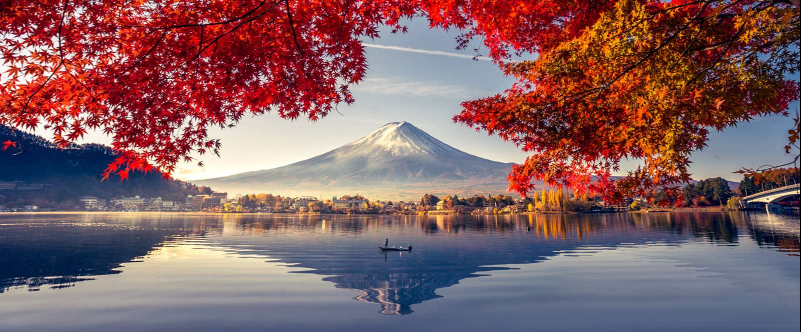
#> input picture playing-with-images/landscape.jpeg, 1601 x 664 px (shown at 1/2 size)
$ python resize.py
#> lines starting #> are read from the running program, lines starting #| are printed output that depends on the picture
import cv2
import numpy as np
import matplotlib.pyplot as plt

image = cv2.imread("landscape.jpeg", 1)
#> image is the input picture: shape (664, 1601, 3); mean B, G, R 98.9, 95.2, 131
# Loading the image

half = cv2.resize(image, (0, 0), fx = 0.1, fy = 0.1)
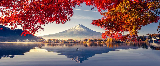
#> half: shape (66, 160, 3); mean B, G, R 99.2, 95.7, 131.9
bigger = cv2.resize(image, (1050, 1610))
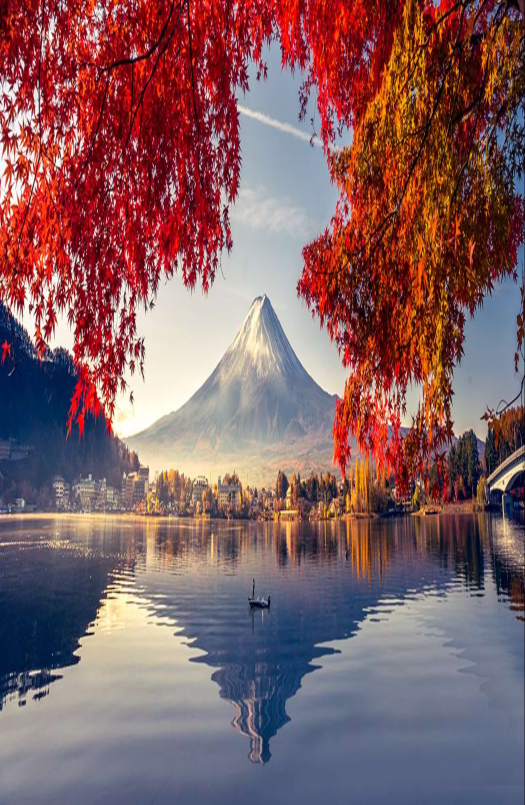
#> bigger: shape (1610, 1050, 3) (shown at 1/2 size); mean B, G, R 98.8, 95.1, 130.9

stretch_near = cv2.resize(image, (780, 540),
            interpolation = cv2.INTER_NEAREST)
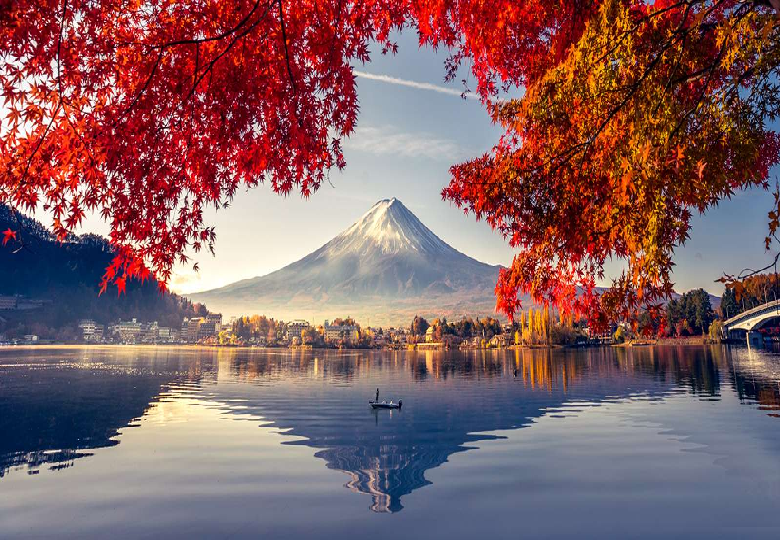
#> stretch_near: shape (540, 780, 3); mean B, G, R 98.8, 95.2, 131.1


Titles = ["Original", "Half", "Bigger", "Interpolation Nearest"]
images = [image, half, bigger, stretch_near]
count = 4

for i in range(count): # DOUBT IN FULL PROGRAM
    plt.subplot(2, 2, i + 1)
    plt.title(Titles[i])
    plt.imshow(images[i])

plt.show()
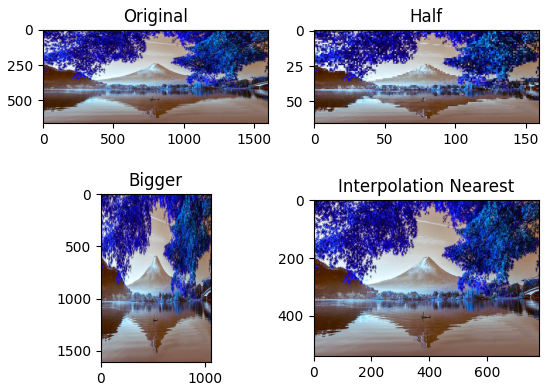
#> figure drawn by matplotlib, 4 panels; B, G, R data is drawn as R, G, B
